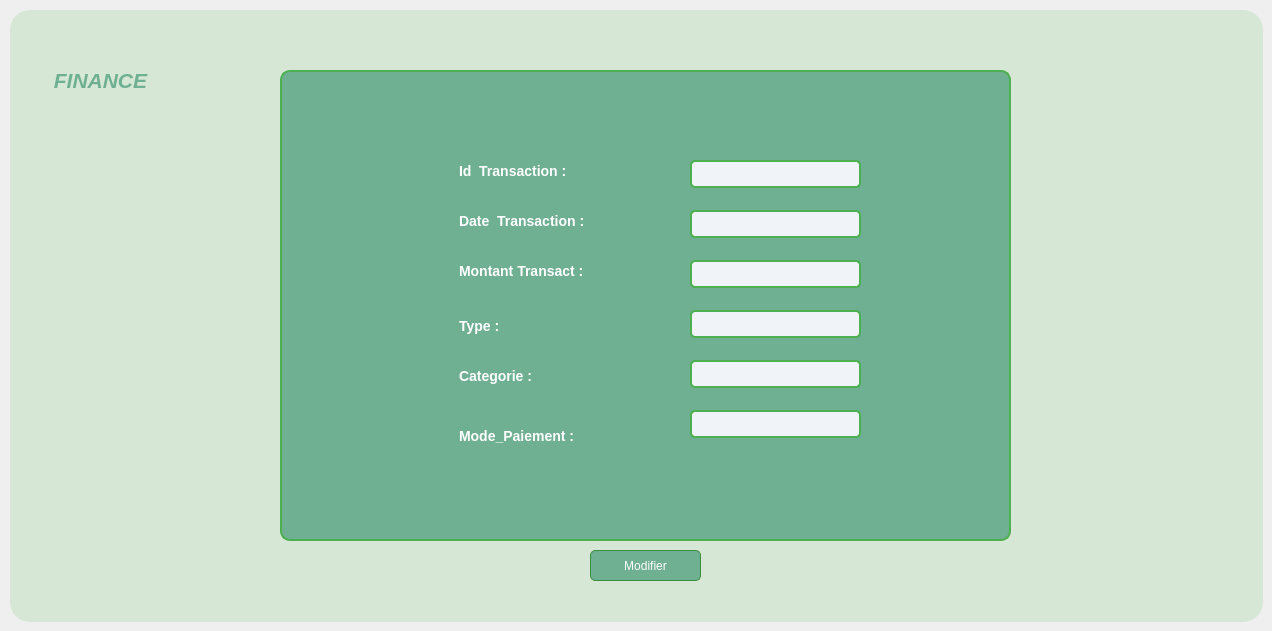
      <widget class="QWidget" name="tab_14">
       <attribute name="title">
        <string>Modification Transaction</string>
       </attribute>
       <widget class="QGroupBox" name="groupBox_15">
        <property name="geometry">
         <rect>
          <x>10</x>
          <y>10</y>
          <width>1253</width>
          <height>612</height>
         </rect>
        </property>
        <property name="styleSheet">
         <string notr="true">background-color:#D6E7D5;

border-radius : 20px;</string>
        </property>
        <property name="title">
         <string/>
        </property>
        <widget class="QFrame" name="frame_8">
         <property name="geometry">
          <rect>
           <x>270</x>
           <y>60</y>
           <width>731</width>
           <height>471</height>
          </rect>
         </property>
         <property name="styleSheet">
          <string notr="true">*{
    background-color: #f0f4f8;  /* Couleur de fond gris clair */
    font-family: Arial, sans-serif;  /* Police moderne et lisible */
}

/* Style pour les QFrame avec couleur vert pistache */
QFrame {
 background-color: #6FAF92;   /* Fond vert pistache */
    border: 2px solid #4CAF50;   /* Bordure vert émeraude */
    border-radius: 10px;         /* Coins arrondis */
    padding: 15px;        
}
QLabel {
    border: none;
}
</string>
         </property>
         <property name="frameShape">
          <enum>QFrame::StyledPanel</enum>
         </property>
         <property name="frameShadow">
          <enum>QFrame::Raised</enum>
         </property>
         <widget class="QLineEdit" name="lineEdit_51">
          <property name="geometry">
           <rect>
            <x>410</x>
            <y>90</y>
            <width>171</width>
            <height>28</height>
           </rect>
          </property>
          <property name="styleSheet">
           <string notr="true">* {
    background-color: #FFFFF;   /* Fond vert pistache */
    border:  2px solid #4CAF50;   /* Bordure bleu clair */
    border-radius: 5px;         /* Coins arrondis */
    padding: 15px;               /* Espacement interne */
}
</string>
          </property>
          <property name="text">
           <string/>
          </property>
         </widget>
         <widget class="QLabel" name="label_64">
          <property name="geometry">
           <rect>
            <x>170</x>
            <y>180</y>
            <width>161</width>
            <height>41</height>
           </rect>
          </property>
          <property name="tabletTracking">
           <bool>false</bool>
          </property>
          <property name="styleSheet">
           <string notr="true">*{
    color: white;  /* Couleur du texte en blanc */
}/* Style pour QLabel */
QLabel {
    color: white;                     /* Texte des labels en blanc */
    font-size: 14px;                 /* Taille de police des labels */
    font-weight: bold;               /* Texte en gras */
    background-color: transparent;    /* Assurer que le fond soit transparent */
    padding-left: 5px;               /* Optionnel : espacement pour mieux aligner le texte */
}</string>
          </property>
          <property name="text">
           <string>Montant Transact :</string>
          </property>
         </widget>
         <widget class="QLabel" name="label_65">
          <property name="geometry">
           <rect>
            <x>170</x>
            <y>130</y>
            <width>161</width>
            <height>41</height>
           </rect>
          </property>
          <property name="styleSheet">
           <string notr="true">*{
    color: white;  /* Couleur du texte en blanc */
}/* Style pour QLabel */
QLabel {
    color: white;                     /* Texte des labels en blanc */
    font-size: 14px;                 /* Taille de police des labels */
    font-weight: bold;               /* Texte en gras */
    background-color: transparent;    /* Assurer que le fond soit transparent */
    padding-left: 5px;               /* Optionnel : espacement pour mieux aligner le texte */
}</string>
          </property>
          <property name="text">
           <string>Date_Transaction :</string>
          </property>
         </widget>
         <widget class="QLabel" name="label_66">
          <property name="geometry">
           <rect>
            <x>170</x>
            <y>80</y>
            <width>151</width>
            <height>41</height>
           </rect>
          </property>
          <property name="styleSheet">
           <string notr="true">*{
    color: white;  /* Couleur du texte en blanc */
}

/* Style pour QLabel */
QLabel {
    color: white;                     /* Texte des labels en blanc */
    font-size: 14px;                 /* Taille de police des labels */
    font-weight: bold;               /* Texte en gras */
    background-color: transparent;    /* Assurer que le fond soit transparent */
    padding-left: 5px;               /* Optionnel : espacement pour mieux aligner le texte */
}</string>
          </property>
          <property name="text">
           <string>Id_Transaction :</string>
          </property>
         </widget>
         <widget class="QLabel" name="label_67">
          <property name="geometry">
           <rect>
            <x>170</x>
            <y>280</y>
            <width>161</width>
            <height>51</height>
           </rect>
          </property>
          <property name="styleSheet">
           <string notr="true">*{
    color: white;  /* Couleur du texte en blanc */
}/* Style pour QLabel */
QLabel {
    color: white;                     /* Texte des labels en blanc */
    font-size: 14px;                 /* Taille de police des labels */
    font-weight: bold;               /* Texte en gras */
    background-color: transparent;    /* Assurer que le fond soit transparent */
    padding-left: 5px;               /* Optionnel : espacement pour mieux aligner le texte */
}</string>
          </property>
          <property name="text">
           <string>Categorie :</string>
          </property>
         </widget>
         <widget class="QLabel" name="label_68">
          <property name="geometry">
           <rect>
            <x>170</x>
            <y>230</y>
            <width>161</width>
            <height>51</height>
           </rect>
          </property>
          <property name="styleSheet">
           <string notr="true">*{
    color: white;  /* Couleur du texte en blanc */
}/* Style pour QLabel */
QLabel {
    color: white;                     /* Texte des labels en blanc */
    font-size: 14px;                 /* Taille de police des labels */
    font-weight: bold;               /* Texte en gras */
    background-color: transparent;    /* Assurer que le fond soit transparent */
    padding-left: 5px;               /* Optionnel : espacement pour mieux aligner le texte */
}</string>
          </property>
          <property name="text">
           <string>Type :</string>
          </property>
         </widget>
         <widget class="QLabel" name="label_70">
          <property name="geometry">
           <rect>
            <x>170</x>
            <y>330</y>
            <width>161</width>
            <height>71</height>
           </rect>
          </property>
          <property name="styleSheet">
           <string notr="true">*{
    color: white;  /* Couleur du texte en blanc */
}/* Style pour QLabel */
QLabel {
    color: white;                     /* Texte des labels en blanc */
    font-size: 14px;                 /* Taille de police des labels */
    font-weight: bold;               /* Texte en gras */
    background-color: transparent;    /* Assurer que le fond soit transparent */
    padding-left: 5px;               /* Optionnel : espacement pour mieux aligner le texte */
}</string>
          </property>
          <property name="text">
           <string>Mode_Paiement :</string>
          </property>
         </widget>
         <widget class="QLineEdit" name="lineEdit_52">
          <property name="geometry">
           <rect>
            <x>410</x>
            <y>190</y>
            <width>171</width>
            <height>28</height>
           </rect>
          </property>
          <property name="styleSheet">
           <string notr="true">* {
    background-color: #FFFFF;   /* Fond vert pistache */
    border:  2px solid #4CAF50;   /* Bordure bleu clair */
    border-radius: 5px;         /* Coins arrondis */
    padding: 15px;               /* Espacement interne */
}
</string>
          </property>
          <property name="text">
           <string/>
          </property>
         </widget>
         <widget class="QLineEdit" name="lineEdit_53">
          <property name="geometry">
           <rect>
            <x>410</x>
            <y>240</y>
            <width>171</width>
            <height>28</height>
           </rect>
          </property>
          <property name="styleSheet">
           <string notr="true">* {
    background-color: #FFFFF;   /* Fond vert pistache */
    border:  2px solid #4CAF50;   /* Bordure bleu clair */
    border-radius: 5px;         /* Coins arrondis */
    padding: 15px;               /* Espacement interne */
}
</string>
          </property>
          <property name="text">
           <string/>
          </property>
         </widget>
         <widget class="QLineEdit" name="lineEdit_54">
          <property name="geometry">
           <rect>
            <x>410</x>
            <y>340</y>
            <width>171</width>
            <height>28</height>
           </rect>
          </property>
          <property name="styleSheet">
           <string notr="true">* {
    background-color: #FFFFF;   /* Fond vert pistache */
    border:  2px solid #4CAF50;   /* Bordure bleu clair */
    border-radius: 5px;         /* Coins arrondis */
    padding: 15px;               /* Espacement interne */
}
</string>
          </property>
          <property name="text">
           <string/>
          </property>
         </widget>
         <widget class="QLineEdit" name="lineEdit_55">
          <property name="geometry">
           <rect>
            <x>410</x>
            <y>140</y>
            <width>171</width>
            <height>28</height>
           </rect>
          </property>
          <property name="styleSheet">
           <string notr="true">* {
    background-color: #FFFFF;   /* Fond vert pistache */
    border:  2px solid #4CAF50;   /* Bordure bleu clair */
    border-radius: 5px;         /* Coins arrondis */
    padding: 15px;               /* Espacement interne */
}
</string>
          </property>
          <property name="text">
           <string/>
          </property>
         </widget>
         <widget class="QLineEdit" name="lineEdit_56">
          <property name="geometry">
           <rect>
            <x>410</x>
            <y>290</y>
            <width>171</width>
            <height>28</height>
           </rect>
          </property>
          <property name="styleSheet">
           <string notr="true">* {
    background-color: #FFFFF;   /* Fond vert pistache */
    border:  2px solid #4CAF50;   /* Bordure bleu clair */
    border-radius: 5px;         /* Coins arrondis */
    padding: 15px;               /* Espacement interne */
}
</string>
          </property>
          <property name="text">
           <string/>
          </property>
         </widget>
        </widget>
        <widget class="QLabel" name="label_71">
         <property name="geometry">
          <rect>
           <x>20</x>
           <y>40</y>
           <width>141</width>
           <height>61</height>
          </rect>
         </property>
         <property name="styleSheet">
          <string notr="true">*{
    color: #6FAF92;
    font-size: 16px; /* Taille du texte (ajustable) */
    font-weight: normal; /* Style du texte */
}</string>
         </property>
         <property name="text">
          <string>&lt;html&gt;&lt;head/&gt;&lt;body&gt;&lt;p align=&quot;center&quot;&gt;&lt;span style=&quot; font-size:16pt; font-weight:700; font-style:italic;&quot;&gt;FINANCE&lt;/span&gt;&lt;/p&gt;&lt;/body&gt;&lt;/html&gt;</string>
         </property>
        </widget>
        <widget class="QPushButton" name="mood">
         <property name="geometry">
          <rect>
           <x>580</x>
           <y>540</y>
           <width>111</width>
           <height>31</height>
          </rect>
         </property>
         <property name="styleSheet">
          <string notr="true">*{
    background-color: #6FAF92;  /* Medium green button */
    border: 1px solid #388E3C;  /* Darker green border */
    border-radius: 5px;
    color: #FFFFFF;             /* White text for contrast */
    padding: 5px;
}

*:hover {
    background-color: #81C784;  /* Lighter green on hover */
}</string>
         </property>
         <property name="text">
          <string>Modifier</string>
         </property>
         <property name="icon">
          <iconset>
           <normaloff>../../bouton-modifier.png</normaloff>../../bouton-modifier.png</iconset>
         </property>
        </widget>
       </widget>
      </widget>
